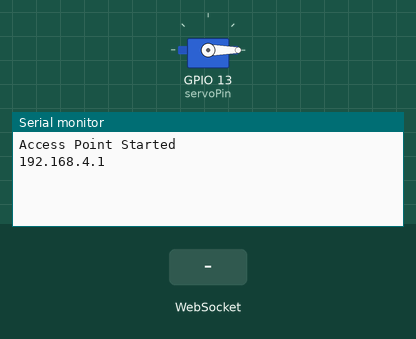
The sketch below on a simulated ESP32. On the bench: servo, the last lines printed to the serial monitor. The test bench sets the inputs (shaded band).

Above: at 1.2 s.
1.3 s: WebSocket text "set" received
At 2.5 s:
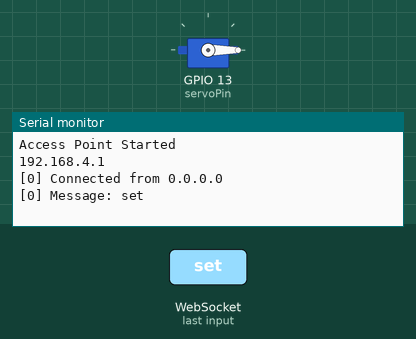
2.8 s: WebSocket text "stop" received
At 3.6 s:
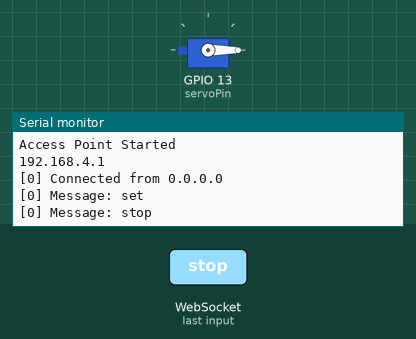
4.3 s: WebSocket text "pause" received
At 4.8 s:
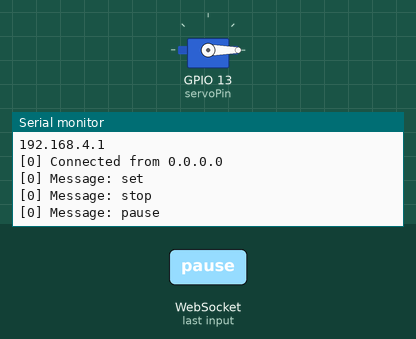

The sketch:

F_replacing_LED_with_Servo_ESP_Isolatewifi.ino
```cpp
#include <WiFi.h>
#include <ESPAsyncWebServer.h>
#include <WebSocketsServer.h>
#include <ArduinoJson.h>
#include <ESP32Servo.h> // Correct library for ESP32

// Create Access Point
const char* ssid = "ServoControl";
const char* password = "12345678";

AsyncWebServer server(80);
WebSocketsServer webSocket = WebSocketsServer(81);
Servo myServo;

const int servoPin = 13; // Servo on ESP32 (GPIO13)

unsigned long clickDelay = 1000; // Delay between movements (ms)
int numberOfMovements = 10;
int numberOfCycles = 1;
bool isRunning = false;
bool isPaused = false;
int movementsDone = 0;
int cyclesDone = 0;
unsigned long lastMoveTime = 0;

// HTML Page with updated UI for Servo Control
const char index_html[] PROGMEM = R"rawliteral(
<!DOCTYPE HTML>
<html>
<head>
  <title>ESP32 Servo Control</title>
  <meta name="viewport" content="width=device-width, initial-scale=1">
  <style>
    body {
      font-family: 'Segoe UI', Tahoma, Geneva, Verdana, sans-serif;
      text-align: center;
      background-color: #f0f2f5;
      margin: 0;
      padding: 20px;
    }
    .container {
      margin: auto;
      width: 90%;
      max-width: 400px;
      background: white;
      padding: 25px;
      border-radius: 15px;
      box-shadow: 0 10px 25px rgba(0,0,0,0.1);
    }
    h1 {
      font-size: 24px;
      color: #333;
      margin-bottom: 20px;
    }
    .input-group {
      margin-bottom: 15px;
      text-align: left;
    }
    label {
      display: block;
      margin-bottom: 5px;
      color: #555;
      font-weight: bold;
    }
    input[type="number"] {
      width: 100%;
      padding: 10px;
      border: 1px solid #ddd;
      border-radius: 8px;
      box-sizing: border-box;
    }
    .button-group {
      display: grid;
      grid-template-columns: 1fr 1fr;
      gap: 10px;
      margin-top: 20px;
    }
    button {
      border: none;
      color: white;
      padding: 12px;
      border-radius: 8px;
      cursor: pointer;
      font-size: 16px;
      transition: background-color: 0.3s;
    }
    #set { background: #28a745; } #set:hover { background: #218838; }
    #stop { background: #dc3545; } #stop:hover { background: #c82333; }
    #pause { background: #ffc107; color: #333; } #pause:hover { background: #e0a800; }
    #reset { background: #6c757d; } #reset:hover { background: #5a6268; }
    #status {
      margin-top: 25px;
      font-weight: bold;
      font-size: 18px;
      padding: 10px;
      background-color: #e9ecef;
      border-radius: 8px;
      color: #495057;
    }
  </style>
</head>
<body>
  <div class="container">
    <h1>ESP32 Servo Control</h1>
    <div class="input-group">
      <label for="hr">Hours:</label>
      <input type="number" id="hr" value="0" min="0">
    </div>
    <div class="input-group">
      <label for="min">Minutes:</label>
      <input type="number" id="min" value="0" min="0">
    </div>
    <div class="input-group">
      <label for="sec">Seconds:</label>
      <input type="number" id="sec" value="1" min="1">
    </div>
    <div class="input-group">
      <label for="movements">Number of Movements:</label>
      <input type="number" id="movements" value="10" min="1">
    </div>
    <div class="input-group">
      <label for="cycles">Number of Cycles:</label>
      <input type="number" id="cycles" value="1" min="1">
    </div>
    <div class="button-group">
      <button id="set">Set & Start</button>
      <button id="stop">Stop</button>
      <button id="pause">Pause/Resume</button>
      <button id="reset">Reset</button>
    </div>
    <div id="status">Status: Idle</div>
  </div>
  <script>
    var gateway = `ws://${window.location.hostname}:81/`;
    var websocket;
    window.addEventListener('load', onLoad);

    function onLoad() {
      initWebSocket();
    }

    function initWebSocket() {
      websocket = new WebSocket(gateway);
      websocket.onopen = () => console.log("Connected");
      websocket.onclose = () => setTimeout(initWebSocket, 2000);
      websocket.onmessage = (event) => {
        document.getElementById('status').innerHTML = "Status: " + event.data;
      };
    }

    document.getElementById('set').onclick = () => {
      var hr = document.getElementById('hr').value;
      var min = document.getElementById('min').value;
      var sec = document.getElementById('sec').value;
      var movements = document.getElementById('movements').value;
      var cycles = document.getElementById('cycles').value;
      websocket.send(`set,${hr},${min},${sec},${movements},${cycles}`);
    };

    document.getElementById('stop').onclick = () => websocket.send('stop');
    document.getElementById('pause').onclick = () => websocket.send('pause');
    document.getElementById('reset').onclick = () => websocket.send('reset');
  </script>
</body>
</html>
)rawliteral";

void setup() {
  Serial.begin(1152200);
  myServo.attach(servoPin);
  myServo.write(0); // Set initial position to 0 degrees

  // Start WiFi AP
  WiFi.softAP(ssid, password);
  Serial.println("Access Point Started");
  Serial.println(WiFi.softAPIP());

  // Serve the HTML UI
  server.on("/", HTTP_GET, [](AsyncWebServerRequest *request){
    request->send_P(200, "text/html", index_html);
  });
  server.begin();

  // WebSocket Event Handler
  webSocket.onEvent([&](uint8_t num, WStype_t type, uint8_t * payload, size_t length) {
    switch (type) {
      case WStype_DISCONNECTED:
        Serial.printf("[%u] Disconnected!\n", num);
        break;

      case WStype_CONNECTED: {
        IPAddress ip = webSocket.remoteIP(num);
        Serial.printf("[%u] Connected from %d.%d.%d.%d\n", num, ip[0], ip[1], ip[2], ip[3]);
        webSocket.sendTXT(num, "Connected to ESP32");
      } break;

      case WStype_TEXT: {
        String message = String((char*) payload);
        Serial.printf("[%u] Message: %s\n", num, payload);

        if (message.startsWith("set")) {
          int p1 = message.indexOf(',');
          int p2 = message.indexOf(',', p1 + 1);
          int p3 = message.indexOf(',', p2 + 1);
          int p4 = message.indexOf(',', p3 + 1);
          int p5 = message.indexOf(',', p4 + 1);

          int hr = message.substring(p1 + 1, p2).toInt();
          int min = message.substring(p2 + 1, p3).toInt();
          int sec = message.substring(p3 + 1, p4).toInt();
          numberOfMovements = message.substring(p4 + 1, p5).toInt();
          numberOfCycles = message.substring(p5 + 1).toInt();

          clickDelay = ((hr * 3600UL) + (min * 60UL) + sec) * 1000UL;
          movementsDone = 0;
          cyclesDone = 0;
          isRunning = true;
          isPaused = false;
          webSocket.sendTXT(num, "Started");
        }
        else if (message == "stop") {
          isRunning = false;
          isPaused = false;
          myServo.write(0); // Return servo to 0 on stop
          webSocket.sendTXT(num, "Stopped");
        }
        else if (message == "pause") {
          isPaused = !isPaused;
          webSocket.sendTXT(num, isPaused ? "Paused" : "Resumed");
        }
        else if (message == "reset") {
          isRunning = false;
          isPaused = false;
          movementsDone = 0;
          cyclesDone = 0;
          myServo.write(0); // Return servo to 0 on reset
          webSocket.sendTXT(num, "Reset");
        }
      } break;
    }
  });

  webSocket.begin();
}

void loop() {
  webSocket.loop();
  if (isRunning && !isPaused) {
    if (millis() - lastMoveTime >= clickDelay) {
      if (cyclesDone < numberOfCycles) {
        if (movementsDone < numberOfMovements) {
          myServo.write(20);  // Rotate to 20 degrees
          delay(500);         // Wait for servo to reach position
          myServo.write(0);   // Rotate back to 0 degrees

          lastMoveTime = millis();
          movementsDone++;

          String status = "Cycle: " + String(cyclesDone + 1) + "/" + String(numberOfCycles) + " - Movements: " + String(movementsDone) + "/" + String(numberOfMovements);
          webSocket.broadcastTXT(status);
        } else {
          movementsDone = 0;
          cyclesDone++;
          if (cyclesDone >= numberOfCycles) {
            isRunning = false;
            webSocket.broadcastTXT("Finished All Cycles");
          }
        }
      }
    }
  }
}
```

Measured:
- after the input at 1.3 s, the serial monitor: prints a new line at once (image 1)
- after the input at 2.8 s, the serial monitor: prints a new line at once (image 2)
- after the input at 4.3 s, the serial monitor: prints a new line at once (image 3)
